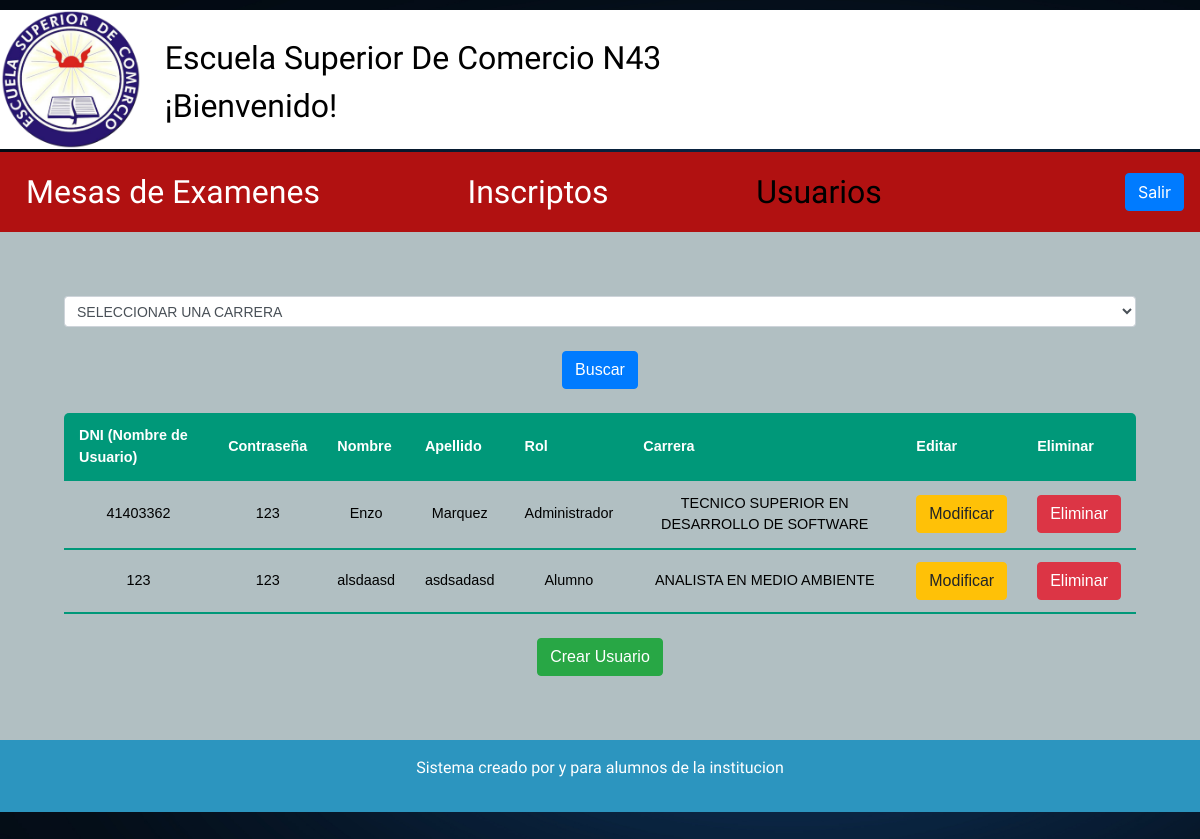
Screenshot of /admin/propiedades/adminusuarios.php (signed in) with the database file from the repository.
### tables this page shows
CREATE TABLE IF NOT EXISTS `usuarios` (
  `id` int(11) NOT NULL AUTO_INCREMENT,
  `username` varchar(50) NOT NULL,
  `pass` varchar(60) NOT NULL,
  `nombre` varchar(60) NOT NULL,
  `apellido` varchar(60) NOT NULL,
  `fk_rol` int(11) NOT NULL,
  `carrera` int(11) DEFAULT NULL,
  `celular` varchar(10) DEFAULT NULL,
  `correo` varchar(50) DEFAULT NULL,
  PRIMARY KEY (`id`) USING BTREE
);

CREATE TABLE IF NOT EXISTS `roles` (
  `id_roles` int(11) NOT NULL AUTO_INCREMENT,
  `desc_roles` varchar(50) DEFAULT NULL,
  PRIMARY KEY (`id_roles`)
);

CREATE TABLE IF NOT EXISTS `carreras` (
  `id_carreras` int(11) NOT NULL AUTO_INCREMENT,
  `nombre` varchar(50) DEFAULT NULL,
  PRIMARY KEY (`id_carreras`) USING BTREE
);

### admin/propiedades/adminusuarios.php (the view, shortened to what this page needs)
<!DOCTYPE html>
<html lang="en">
<head>
    <link rel="stylesheet" href="../../css/normalize.css">
    <link rel="stylesheet" href="../../css/admin.css">
    <link rel="stylesheet" href="../../css/tabla.css">
    <link rel="stylesheet" href="https://cdn.jsdelivr.net/npm/bootstrap@4.0.0/dist/css/bootstrap.min.css">
</head>
<body>
<?php
     include '../../includes/header.php';
    ?>
                <nav class="navegacion">
                    <a class="navegacion__enlace" href="admincarreras.php">Mesas de Examenes</a>
                    <a class="navegacion__enlace" href="admininscriptos.php">Inscriptos</a>
                    <a class="navegacion__enlace navegacion__enlace--activo" href="adminusuarios.php">Usuarios</a>
    <a class="navegacion__salir"> </a> <button class="btn btn-primary" data-target=".bs-example-modal-sm" data-toggle="modal">Salir</button>
                </nav>
<div class="asignatura">
<form  method="post">
  <select name="carr" class="form-control form-control-sm">
    <option value="<?php echo $mostrar['carrera']; ?>">SELECCIONAR UNA CARRERA</option>
        </select>
          <br>
          <input type="submit" class="btn btn-primary" name="sexo" value="Buscar">
          </form>
          <br>
<table class="content-table-user">
<thead>
  <tr>
      <th>DNI (Nombre de Usuario)</th>
      <th>Contraseña</th>
      <th>Nombre</th>
      <th>Apellido</th>
      <th>Rol</th>
      <th>Carrera</th>
      <th>Editar</th>
      <th>Eliminar</th>
  </tr>
</thead>
  <?php
$servidor="localhost";
$usuario="root";
$clave="";
$baseDeDatos="proyecto_db";
$enlace = mysqli_connect($servidor,$usuario,$clave,$baseDeDatos);
if(isset($_POST['sexo'])){
  $carr = $_POST['carr'];
  $sql="SELECT u.id, u.username, u.pass, u.nombre, u.apellido, u.fk_rol,id_roles,desc_roles,id_carreras,
c.nombre AS nombre_carrera, u.celular, u.correo
FROM usuarios u
LEFT JOIN roles on id_roles = u.fk_rol
LEFT JOIN carreras c ON c.id_carreras = u.carrera where u.carrera = $carr;";
}else{
$sql="SELECT u.id, u.username, u.pass, u.nombre, u.apellido, u.fk_rol,id_roles,desc_roles,id_carreras,
c.nombre AS nombre_carrera, u.celular, u.correo
FROM usuarios u
LEFT JOIN roles on id_roles = u.fk_rol
LEFT JOIN carreras c ON c.id_carreras = u.carrera;";
}
$result=mysqli_query($enlace,$sql);
while($mostrar=mysqli_fetch_array($result)){
  $botonElimusuario = 'eliminarC'.$mostrar['id'];
?>
<tbody>
<tr>
  <td><?php echo $mostrar['username']?></td>
  <td><?php echo $mostrar['pass']?></td>
  <td><?php echo $mostrar['nombre']?></td>
  <td><?php echo $mostrar['apellido']?></td>
  <td><?php echo $mostrar['desc_roles']?></td>
  <td><?php echo $mostrar['nombre_carrera']?></td>
  <td><form method="post">
  <button type="button" class="btn btn-warning" data-toggle="modal" data-target="#editar<?php echo $mostrar['id']; ?>">
  Modificar</td>
<td>
<form method="post">
        <input type="submit" class="btn btn-danger" name="<?php echo $botonElimusuario; ?>" value="Eliminar">
        </td>
</tr>
</tbody>
</div>
<?php
}
?>
<br>
<button class="btn btn-success" type="button" data-toggle="modal" data-target="#agregarusuario">Crear Usuario</button>
  </body>
<?php
                       include '../../includes/footer.php';
                      ?>
                  </html>

### css/admin.css (style rules this page uses)
:root { --primario: #b1bfc2; --primarioOscuro: #2c95bf; --secundario: #b11111; --secundarioOscuro: rgb(233,287,2); --blanco: #FFF; --negro: #000; --fuentePrincipal: 'Staatliches', cursive; }
html { box-sizing: border-box; }
*, *::before, *::after { box-sizing: inherit; }
body { background-image: url(../img/index.jpg); background-repeat: no-repeat; background-size: cover; font-size: 1.6rem; line-height: 1.5; padding-bottom: 2rem; min-height: 100vh; }
a { text-decoration: none; }
.navegacion { display: flex; justify-content: space-between; align-items: center; background-color: var(--secundario); padding: 1rem; text-align: center; margin: 0 auto; border-radius: none; }
@media (min-width: 768px) { .navegacion { flex-direction: row; } }
.navegacion__enlace { margin: 0 10px; }
.navegacion__enlace { font-family: var(--fuentePrincipal); width: 60%; color: var(--blanco); font-size: 2rem; margin-right: 2rem; text-decoration: none; }
@media (min-width: 768px) { .navegacion__enlace { width: fit-content; } }
.navegacion__enlace--activo, .navegacion__enlace:hover { color: var(--negro) }
.asignatura { display: block; background-color: var(--primario); font-family: Arial, Helvetica, sans-serif; text-align: center; align-items: fit-content; padding: 4rem; margin: 0 auto; border-radius: none; }

### css/tabla.css (style rules this page uses)
.content-table-user { display: block; border-collapse: collapse; margin: 0 auto; font-size: 0.9em; border-radius: 5px 5px 0 0; overflow: hidden; }
@media (min-width: 480px) { .content-table-user { display: block; overflow-x: auto; } }
.content-table-user thead tr { background-color: #009879; color: #ffffff; text-align: left; font-weight: bold; }
.content-table-user th, .content-table-user td { padding: 12px 15px; }
.content-table-user tbody tr { border-bottom: 1px soild #dddddd; color: #000; }
.content-table-user tbody tr:last-of-type { border-bottom: 2px solid #009879; }

### rows the page displays
usuarios: username "41403362", pass "123", nombre "Enzo", apellido "Marquez", fk_rol.desc_roles "Administrador", carreras.nombre "TECNICO SUPERIOR EN DESARROLLO DE SOFTWARE"
usuarios: username "123", pass "123", nombre "alsdaasd", apellido "asdsadasd", fk_rol.desc_roles "Alumno", carreras.nombre "ANALISTA EN MEDIO AMBIENTE"
